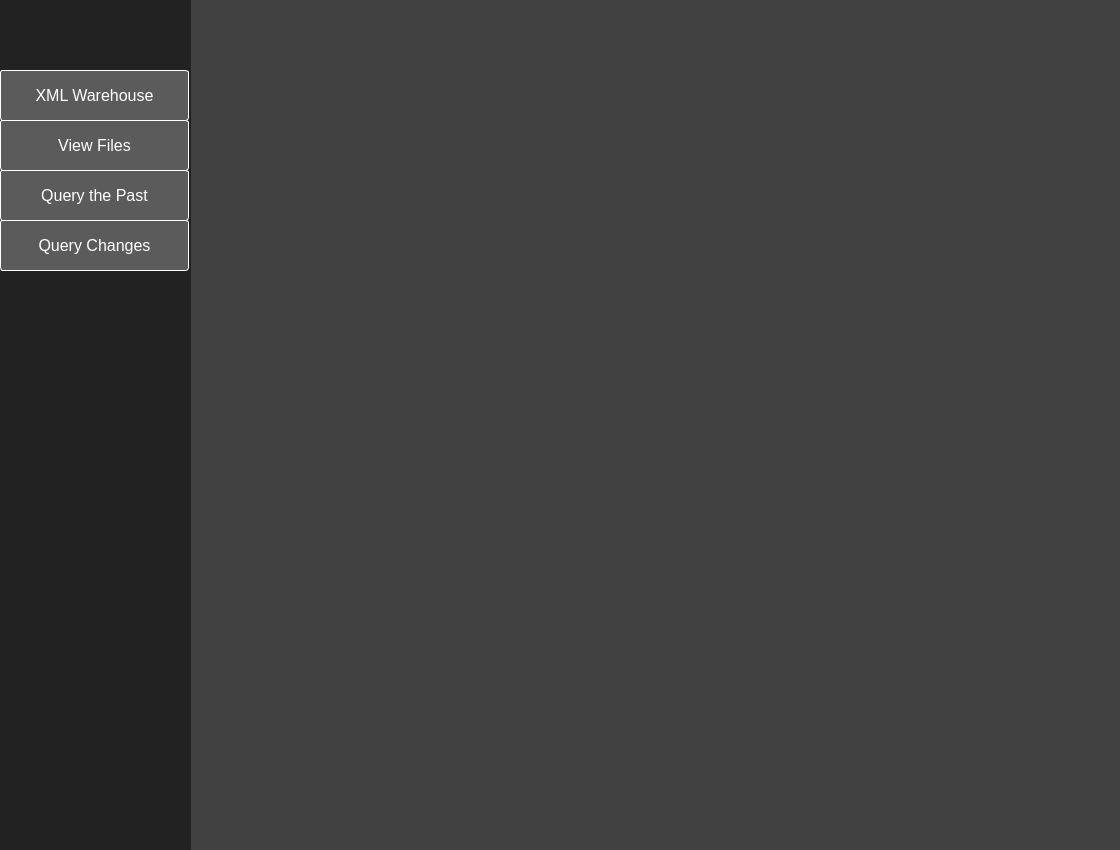
<?xml version="1.0" encoding="UTF-8"?>
<ui version="4.0">
 <class>Dialog</class>
 <widget class="QDialog" name="Dialog">
  <property name="geometry">
   <rect>
    <x>0</x>
    <y>0</y>
    <width>1120</width>
    <height>850</height>
   </rect>
  </property>
  <property name="windowTitle">
   <string>Dialog</string>
  </property>
  <property name="styleSheet">
   <string notr="true">background-color: rgb(65, 65, 65);</string>
  </property>
  <widget class="QListView" name="listView">
   <property name="geometry">
    <rect>
     <x>0</x>
     <y>0</y>
     <width>191</width>
     <height>851</height>
    </rect>
   </property>
   <property name="styleSheet">
    <string notr="true">background-color: #222;
border: 0px solid black;</string>
   </property>
  </widget>
  <widget class="QPushButton" name="pushButton_2">
   <property name="geometry">
    <rect>
     <x>0</x>
     <y>70</y>
     <width>189</width>
     <height>51</height>
    </rect>
   </property>
   <property name="styleSheet">
    <string notr="true">
background-color: rgb(91, 91, 91);
  border: none;
  color: white;
  padding: 15px 32px;
  text-align: center;
  text-decoration: none;
  display: inline-block;
  font-size: 16px;
font-family: helvetica;
border: 1px solid white;
  border-radius:3px;
</string>
   </property>
   <property name="text">
    <string>XML Warehouse</string>
   </property>
  </widget>
  <widget class="QPushButton" name="pushButton_4">
   <property name="geometry">
    <rect>
     <x>0</x>
     <y>120</y>
     <width>189</width>
     <height>51</height>
    </rect>
   </property>
   <property name="styleSheet">
    <string notr="true">
background-color: rgb(91, 91, 91);
  border: none;
  color: white;
  padding: 15px ;
  text-align: center;
  text-decoration: none;
  
  font-size: 16px;
font-family: helvetica;
border: 1px solid white;
  border-radius:3px;
</string>
   </property>
   <property name="text">
    <string>View Files</string>
   </property>
  </widget>
  <widget class="QPushButton" name="pushButton_3">
   <property name="geometry">
    <rect>
     <x>0</x>
     <y>170</y>
     <width>189</width>
     <height>51</height>
    </rect>
   </property>
   <property name="styleSheet">
    <string notr="true">
background-color: rgb(91, 91, 91);
  border: none;
  color: white;
  padding: 15px 32px;
  text-align: center;
  text-decoration: none;
  display: inline-block;
  font-size: 16px;
font-family: helvetica;
border: 1px solid white;
  border-radius: 3px;
</string>
   </property>
   <property name="text">
    <string>Query the Past</string>
   </property>
  </widget>
  <widget class="QPushButton" name="pushButton">
   <property name="geometry">
    <rect>
     <x>0</x>
     <y>220</y>
     <width>189</width>
     <height>51</height>
    </rect>
   </property>
   <property name="styleSheet">
    <string notr="true">
background-color: rgb(91, 91, 91);
  border: none;
  color: white;
  padding: 15px 32px;
  text-align: center;
  text-decoration: none;
  display: inline-block;
  font-size: 16px;
font-family: helvetica;
border: 1px solid white;
  border-radius:3px;
</string>
   </property>
   <property name="text">
    <string>Query Changes</string>
   </property>
  </widget>
 </widget>
 <resources/>
 <connections/>
</ui>
